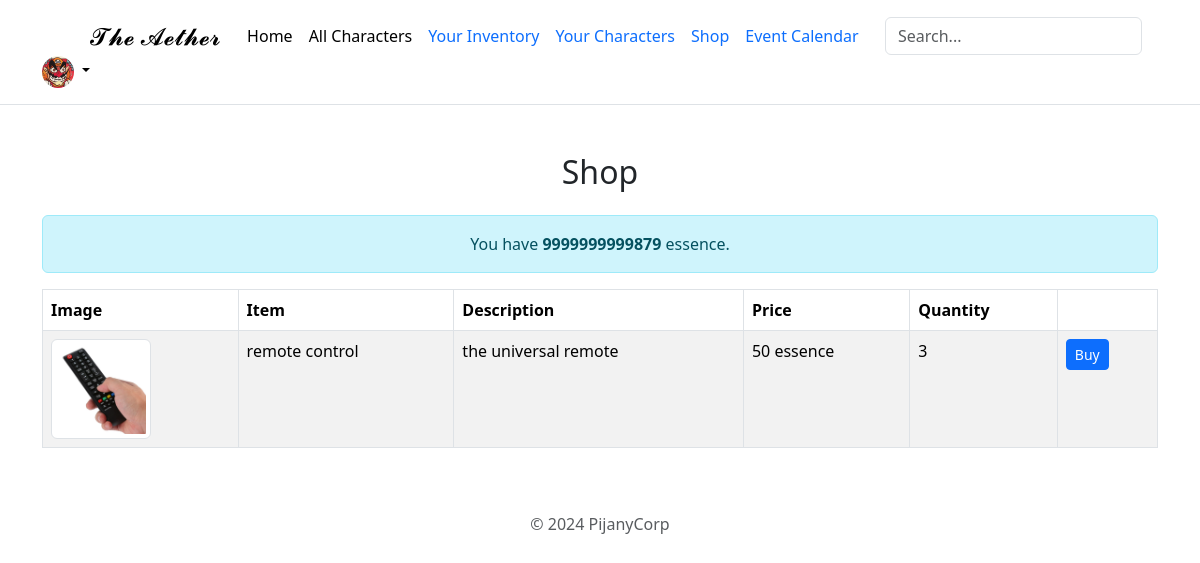
Page /shop/ (signed in) on the earlier database version.
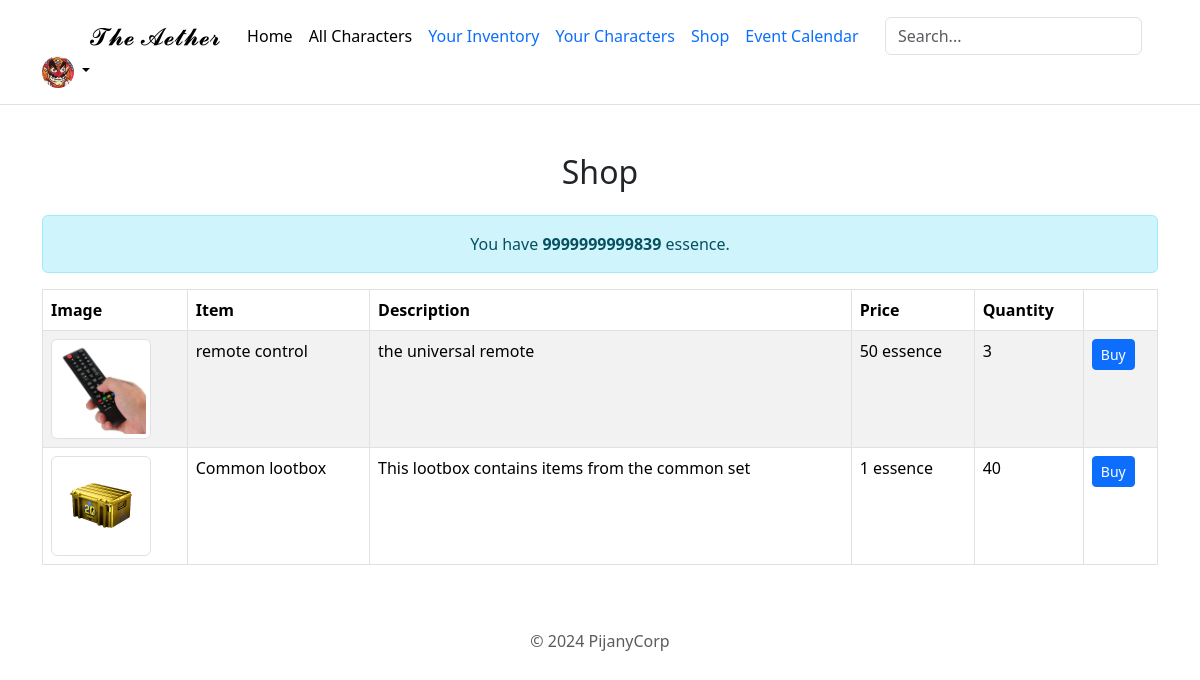
Same page on the later database version.
### main/models.py (models this page shows, shortened)
class Profile(models.Model):
    user = models.OneToOneField(User, on_delete=models.CASCADE, related_name='profile')
    profile_pic = models.ImageField(upload_to='profiles/', blank=True, null=True)
    profile_name = models.CharField(max_length=100, blank=True)
    essence_count = models.IntegerField(default=0)
    characters = models.ManyToManyField('Character', related_name='profiles_with_character', blank=True)

class ShopItem(models.Model):
    item = models.ForeignKey(Item, on_delete=models.CASCADE)
    quantity = models.IntegerField(default=0)
    price = models.IntegerField()  # Price in essence

class Item(models.Model):
    item_name = models.CharField(max_length=100, blank=True, null=True)
    description = models.TextField(blank=True, null=True)
    image = models.ImageField(upload_to='items/', blank=True, null=True)
    is_lootbox = models.BooleanField(default=False)
    character = models.ForeignKey('Character', on_delete=models.CASCADE, related_name='items', blank=True, null=True)
    set = models.ForeignKey('Set', on_delete=models.CASCADE, related_name='items_in_set', blank=True, null=True)

### main/views.py (the view, shortened to what this page needs)
# urls.py: path('shop/', views.shop, name='shop'),
@login_required
def shop(request):
    profile = get_object_or_404(Profile, user=request.user)
    shop_items = ShopItem.objects.all()
    return render(request, 'shop.html', {'shop_items': shop_items, 'profile': profile})

### main/templates/shop.html (shortened to what this page needs)
{% extends 'base.html' %}
{% load static %}
{% block content %}
<div class="container my-5">
    <h2 class="text-center mb-4">Shop</h2>
    <div class="alert alert-info text-center">
        You have <strong>{{ profile.essence_count }}</strong> essence.
    </div>
    <table class="table table-striped table-bordered">
        <thead class="thead-dark">
            <tr>
                <th scope="col">Image</th>
                <th scope="col">Item</th>
                <th scope="col">Description</th>
                <th scope="col">Price</th>
                <th scope="col">Quantity</th>
                <th scope="col"></th>
            </tr>
        </thead>
        <tbody>
            {% for shop_item in shop_items %}
            <tr>
                {% if shop_item.item.image %}
                <td><img src="{{ shop_item.item.image.url }}" alt="{{ shop_item.item.item_name }}" class="img-thumbnail" style="max-width: 100px;"></td>
                {% else %}
                <td>No Image</td>
                {% endif %}
                <td>{{ shop_item.item.item_name }}</td>
                <td>{{ shop_item.item.description }}</td>
                <td>{{ shop_item.price }} essence</td>
                <td>{{ shop_item.quantity }}</td>
                <td>
                    {% if shop_item.quantity > 0 %}
                        <form method="POST" class="d-inline">
                            <button type="submit" class="btn btn-sm btn-primary">Buy</button>
                        </form>
                    {% else %}
                        <p>Sold Out</p>
                    {% endif %}
                </td>
            </tr>
            {% endfor %}
        </tbody>
    </table>
</div>
{% endblock %}

### main/templates/base.html (shortened to what this page needs)
{% load static %}
<!DOCTYPE html>
<html lang="en">
<head>
    <link href="https://cdn.jsdelivr.net/npm/bootstrap@5.3.3/dist/css/bootstrap.min.css" rel="stylesheet"
>
</head>
<body>
    <div class="main-container">
        <center>
            <header class="p-3 mb-3 border-bottom">
                <div class="container">
                    <div class="d-flex flex-wrap align-items-center justify-content-center justify-content-lg-start">
                        <a href="/" class="d-flex align-items-center mb-3 mb-md-0 me-md-auto link-body-emphasis text-decoration-none">
                            <svg class="bi me-2" width="40" height="32"><use xlink:href="#bootstrap"></use></svg>
                            <span class="fs-4">𝓣𝓱𝓮 𝓐𝓮𝓽𝓱𝓮𝓻</span>
                        </a>
                    <ul class="nav col-12 col-lg-auto me-lg-auto mb-2 justify-content-center mb-md-0">
                        <li><a href="{% url 'main' %}" class="nav-link px-2 link-body-emphasis">Home</a></li>
                        <li><a href="{% url 'all_characters' %}" class="nav-link px-2 link-body-emphasis">All Characters</a></li>
                        {% if user.is_authenticated %}
                        <li><a href="{% url 'inventory' %}" class="nav-link px-2 text-bodt-secondary">Your Inventory</a></li>
                        <li><a href="{% url 'my_characters' %}" class="nav-link px-2 text-bodt-secondary">Your Characters</a></li>
                        <li><a href="{% url 'shop' %}" class="nav-link px-2 text-bodt-secondary">Shop</a></li>
                        <li><a href="{% url 'events_page' %}" class="nav-link px-2 text-bodt-secondary">Event Calendar</a></li>
                        {% endif %}
                    </ul>
                        <form class="col-12 col-lg-auto mb-3 mb-lg-0 me-lg-3" role="search">
                            <input type="search" class="form-control" placeholder="Search..." aria-label="Search">
                        </form>
                        {% if user.is_authenticated %}
                        <div class="dropdown text-end">
                            <a href="#" class="d-block link-body-emphasis text-decoration-none dropdown-toggle"
                               data-bs-toggle="dropdown" aria-expanded="false">
                               {% if profile.profile_pic %}
                               <img src="{{ profile.profile_pic.url }}" width="32" height="32" class="rounded-circle">
                                {% else %}
                                <img src="{% static 'svg/person.svg' %}" width="32" height="32" class="rounded-circle">
                                {% endif %}
                            </a>
                        </div>
                        {% else %}
                        <a href="{% url 'login_user' %}" class="nav-link">Login</a>
                        {% endif %}
                    </div>
                </div>
            </header>
            <div class="main-container">
                {% block content %}
                {% endblock %}
            </div>
            <div class="container">
                <footer class="py-3 my-4">
                    <p class="text-center text-body-secondary">© 2024 PijanyCorp</p>
                </footer>
            </div>
        </center>
    </div>
</body>
</html>

Differences in the rows shown:
changed Profile: essence_count "9999999999879" → "9999999999839"
added ShopItem: item.image (picture), item.item_name "Common lootbox", item.description "This lootbox contains items from the common set", price "1", quantity "40"
